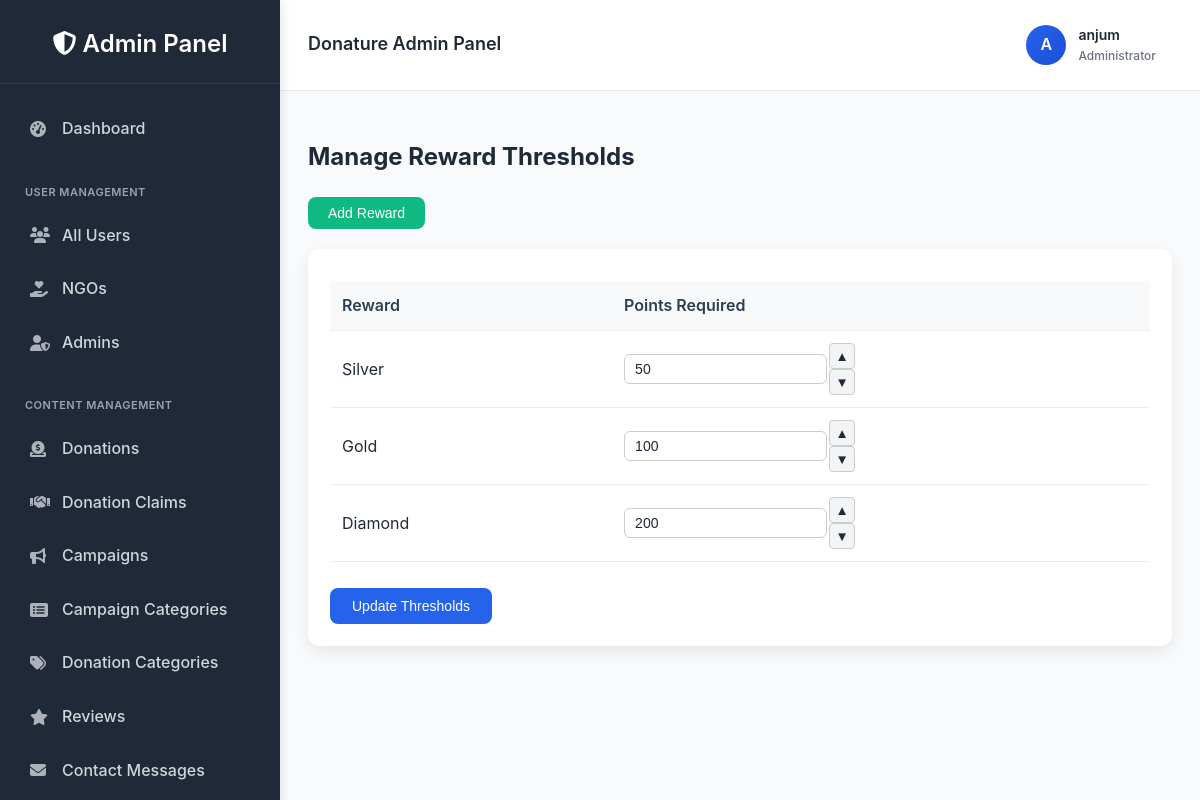
/panel/rewards/ (signed in), run on the app's committed database.
### donations/models.py (models this page shows, shortened)
class User(AbstractUser):
    USER_TYPE_CHOICES = (
        ('donor/recipient', 'Donor/Recipient'),
        ('ngo', 'NGO'),
        ('admin', 'Admin'),
    )
    user_type = models.CharField(max_length=20, choices=USER_TYPE_CHOICES, blank=True, null=True)
    is_approved = models.BooleanField(default=False)  # For NGO approval
    profile_picture = models.ImageField(upload_to='profile_pics/', blank=True, null=True) # Profile picture field

class Reward(models.Model):
    REWARD_CHOICES = (
        ('Silver', 'Silver'),
        ('Gold', 'Gold'),
        ('Diamond', 'Diamond'),
    )
    name = models.CharField(max_length=20, choices=REWARD_CHOICES)
    points_required = models.IntegerField()
    tier_order = models.IntegerField(default=0)  # lower = lower tier

### custom_admin/views.py (the view)
    def wrapper(request, *args, **kwargs):
        if not request.user.is_authenticated or request.user.user_type != "admin":
            return HttpResponseForbidden("Access Denied!")
        return view_func(request, *args, **kwargs)

### custom_admin/views.py (called while the page is built, shortened)
def admin_only(view_func):
    def wrapper(request, *args, **kwargs):
        if not request.user.is_authenticated or request.user.user_type != "admin":
            return HttpResponseForbidden("Access Denied!")
        return view_func(request, *args, **kwargs)
    return wrapper

def admin_context(request):
    if request.user.is_authenticated and request.user.user_type == 'admin':
        return {
            'pending_ngos_count': User.objects.filter(user_type='ngo', is_approved=False).count(),
            'pending_campaigns_count': Campaign.objects.filter(status='pending').count(),
            'pending_requests_count': RequestItem.objects.filter(status='pending').count(),
        }
    return {}

@login_required
@admin_only
def manage_rewards(request):
    rewards = Reward.objects.all()
    return render(request, "custom_admin/manage_rewards.html", {"rewards": rewards})

### donations/context_processors.py (called while the page is built)
def notifications_context(request):
    if request.user.is_authenticated:
        notifications = Notification.objects.filter(user=request.user).order_by('-created_at')[:5]
        unread_count = Notification.objects.filter(user=request.user, is_read=False).count()
    else:
        notifications = []
        unread_count = 0
    return {
        'notifications': notifications,
        'notifications_unread_count': unread_count
    }

### custom_admin/templates/custom_admin/manage_rewards.html (shortened to what this page needs)
{% extends "custom_admin/base_admin.html" %}
{% load static %}
{% block content %}
<link rel="stylesheet" href="{% static 'custom_admin/css/manage_rewards.css' %}">
<div class="page-header">
    <h2>Manage Reward Thresholds</h2>
    <button type="button" class="btn btn-success" id="addRewardBtn">Add Reward</button>
</div>
<div class="card">
    <div class="card-body">
        <form method="POST" id="updateRewardsForm">
            <table class="data-table">
                <thead>
                    <tr>
                        <th>Reward</th>
                        <th>Points Required</th>
                    </tr>
                </thead>
                <tbody>
                    {% for reward in rewards %}
                    <tr>
                        <td>{{ reward.name }}</td>
                        <td>
                            <div class="input-reward-wrapper">
                                <input type="number"
                                       name="points_{{ reward.id }}"
                                       value="{{ reward.points_required }}"
                                       min="0"
                                       class="reward-input">
                                <div class="reward-buttons">
                                    <button type="button" class="btn-up">&#9650;</button>
                                    <button type="button" class="btn-down">&#9660;</button>
                                </div>
                            </div>
                        </td>
                    </tr>
                    {% empty %}
                    <tr>
                        <td colspan="2">No rewards found.</td>
                    </tr>
                    {% endfor %}
                </tbody>
            </table>
            <br>
            <button type="submit" class="btn btn-primary">Update Thresholds</button>
        </form>
    </div>
</div>
{% endblock %}

### custom_admin/templates/custom_admin/base_admin.html (shortened to what this page needs)
{% load static %}
<!DOCTYPE html>
<html lang="en">
<head>
    <link rel="stylesheet" href="{% static 'custom_admin/css/base_admin.css' %}">
    <link rel="stylesheet" href="https://cdnjs.cloudflare.com/ajax/libs/font-awesome/6.4.0/css/all.min.css">
</head>
<body>
    <div class="admin-container">
        <div class="admin-sidebar">
            <div class="sidebar-header">
                <h2><i class="fas fa-shield-alt"></i> Admin Panel</h2>
            </div>
            <div class="sidebar-menu">
                <a href="{% url 'admin_dashboard' %}" class="menu-item {% if request.resolver_match.url_name == 'admin_dashboard' %}active{% endif %}
">
                    <i class="fas fa-tachometer-alt"></i> Dashboard
                </a>
                <div class="menu-section">User Management</div>
                <a href="{% url 'manage_users' %}" class="menu-item">
                    <i class="fas fa-users"></i> All Users
                </a>
                <a href="{% url 'manage_ngos' %}" class="menu-item">
                    <i class="fas fa-hand-holding-heart"></i> NGOs
                </a>
                <a href="{% url 'manage_admins' %}" class="menu-item">
                    <i class="fas fa-user-shield"></i> Admins
                </a>
                <div class="menu-section">Content Management</div>
                <a href="{% url 'manage_donations' %}" class="menu-item">
                    <i class="fas fa-donate"></i> Donations
                </a>
                <a href="{% url 'manage_donation_claims' %}" class="menu-item">
                    <i class="fas fa-handshake"></i> Donation Claims
                </a>
                <a href="{% url 'manage_campaigns' %}" class="menu-item">
                    <i class="fas fa-bullhorn"></i> Campaigns
                </a>
                <a href="{% url 'manage_campaign_categories' %}" class="menu-item">
    <i class="fas fa-list-alt"></i> Campaign Categories
</a>
<a href="{% url 'manage_categories' %}" class="menu-item">
    <i class="fas fa-tags"></i> Donation Categories
</a>
                <a href="{% url 'manage_reviews' %}" class="menu-item">
                    <i class="fas fa-star"></i> Reviews
                </a>
                <a href="{% url 'contact_messages' %}" class="menu-item">
    <i class="fas fa-envelope"></i> Contact Messages
</a>
            </div>
        </div>
        <div class="admin-content">
            <div class="admin-topbar">
                <div class="topbar-left">
                    <h3>Donature Admin Panel</h3>
                </div>
                <div class="topbar-right">
                    <div class="admin-profile-menu">
                        <div class="profile-info">
                            <div class="profile-avatar">
                                {{ request.user.username|first|upper }}
                            </div>
                            <div>
                                <div class="profile-name">{{ request.user.username }}</div>
                                <div class="profile-role">Administrator</div>
                            </div>
                        </div>
                    </div>
                </div>
            </div>
            <main class="main-content">
                {% block content %}{% endblock %}
            </main>
        </div>
    </div>
</body>
</html>

### custom_admin/static/custom_admin/css/base_admin.css (style rules this page uses)
:root { --primary: #2563eb; --primary-dark: #1d4ed8; --secondary: #ff7e5f; --secondary-light: #feb47b; --accent: #10b981; --danger: #ef4444; --warning: #f59e0b; --background: #f8fafc; --surface: #ffffff; --text-primary: #1f2937; --text-secondary: #6b7280; --border: #e5e7eb; --sidebar-bg: #1f2937; }
body { margin: 0; font-family: 'Inter', 'Segoe UI', Tahoma, Geneva, Verdana, sans-serif; background: var(--background); color: var(--text-primary); line-height: 1.6; }
.admin-container { display: flex; min-height: 100vh; }
.admin-sidebar { width: 280px; background: var(--sidebar-bg); color: white; padding: 25px 0; box-shadow: 2px 0 10px rgba(0, 0, 0, 0.1); position: fixed; height: 100vh; left: 0; top: 0; overflow-y: auto; }
.sidebar-header { padding: 0 20px 20px; text-align: center; border-bottom: 1px solid rgba(255, 255, 255, 0.1); margin-bottom: 20px; }
.sidebar-header h2 { margin: 0; font-size: 24px; font-weight: 600; color: white; }
.sidebar-menu { padding: 0 15px; }
.menu-section { padding: 15px 10px 5px; font-size: 11px; text-transform: uppercase; color: #9ca3af; font-weight: 600; letter-spacing: 0.5px; margin-top: 15px; }
.menu-item { display: flex; align-items: center; padding: 12px 15px; color: #d1d5db; text-decoration: none; border-radius: 6px; margin: 4px 0; transition: all 0.3s ease; font-weight: 500; }
.menu-item i { width: 20px; margin-right: 12px; font-size: 16px; opacity: 0.8; }
.admin-content { flex: 1; display: flex; flex-direction: column; margin-left: 280px; min-height: 100vh; }
.admin-topbar { background: var(--surface); padding: 16px 28px; display: flex; justify-content: space-between; align-items: center; box-shadow: 0 1px 3px rgba(0, 0, 0, 0.1); border-bottom: 1px solid var(--border); }
.topbar-left { display: flex; align-items: center; gap: 16px; }
.admin-topbar h3 { margin: 0; color: var(--text-primary); font-weight: 600; font-size: 18px; }
.topbar-right { display: flex; align-items: center; gap: 16px; }
.admin-profile-menu { position: relative; display: flex; align-items: center; gap: 12px; padding: 8px 16px; border-radius: 8px; transition: all 0.3s ease; cursor: pointer; }
.profile-info { display: flex; align-items: center; gap: 12px; }
.profile-avatar { width: 40px; height: 40px; border-radius: 50%; background: linear-gradient(135deg, var(--primary) 0%, var(--primary-dark) 100%); display: flex; align-items: center; justify-content: center; color: white; font-weight: 600; font-size: 16px; }
.profile-name { color: var(--text-primary); font-weight: 600; font-size: 14px; white-space: nowrap; }
.profile-role { color: var(--text-secondary); font-size: 12px; font-weight: 500; }
.main-content { flex: 1; padding: 28px; background: var(--background); overflow-y: auto; }
.menu-item { animation: slideIn 0.3s ease forwards; opacity: 0; }
.menu-item:nth-child(1) { animation-delay: 0.1s; }
.menu-item:nth-child(3) { animation-delay: 0.3s; }
.menu-item:nth-child(4) { animation-delay: 0.4s; }
.menu-item:nth-child(5) { animation-delay: 0.5s; }
.data-table { width: 100%; border-collapse: collapse; margin-top: 10px; }
.data-table th, .data-table td { padding: 12px; text-align: left; border-bottom: 1px solid #eee; }
.data-table th { background: #f8f9fa; font-weight: 600; color: #2c3e50; }
.btn { padding: 10px 20px; border: none; border-radius: 6px; cursor: pointer; font-size: 14px; font-weight: 500; text-decoration: none; display: inline-block; transition: all 0.3s ease; }
.btn-primary { background: #3498db; color: white; }
.btn-success { background: #27ae60; color: white; }

### data on the page
User: user.username|first "A", user.username "anjum"
Reward: name "Silver", points_required "50"
Reward: name "Gold", points_required "100"
Reward: name "Diamond", points_required "200"
